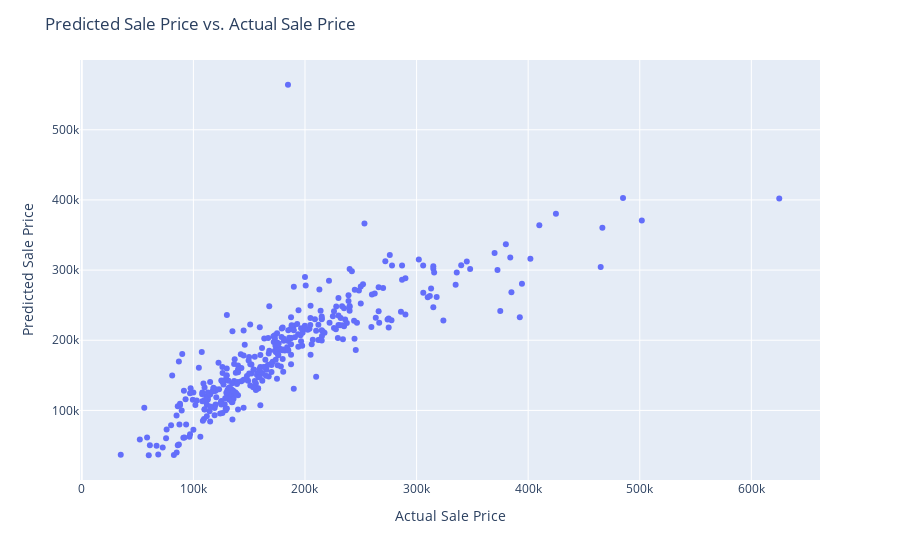

Here is the notebook cell this chart was saved with:
### Markdown cell above
New features were generated using feature engineering. The new features include `age_sold` and `scaled_remod`. `age_sold` is the age of the house in years since it was built. This value was computed as `yr_sold` - `year_built`. If the house was sold in the same year it was built, then the month the house was sold will be divided by 12 to convert the house age to year. `scaled_remod` is the time when the house was remodeled scaled to its age. This value was computed as (`year_remod_add` - `year_built`)/`age_sold`.

After some experimentation, `garage_cars` feature were dropped since it did not improve the model accuracy. The categorical data were also found to not significantly improve the model accuracy.

### Code cell
##### Linear Regression model

lr_mod = LinearRegression()

lr_mod.fit(X_train, y_train)

fig_2a = px.scatter(x=y_test, y=lr_mod.predict(X_test))

fig_2a.update_xaxes(title_text="Actual Sale Price")
fig_2a.update_yaxes(title_text="Predicted Sale Price")
fig_2a.update_layout(title_text="Predicted Sale Price vs. Actual Sale Price")
fig_2a.show()


print(f"Test set score: {lr_mod.score(X_test, y_test)}")

### Figure 1 — Plotly figure (JSON) as saved in the notebook; plotly's stock layout.template omitted (floating-point values rounded to 4 significant figures; data arrays with more than 128 entries replaced by an {"elided": "..."} marker saying what was removed)
{"data": [{"hovertemplate": "x=%{x}<br>y=%{y}<extra></extra>", "legendgroup": "", "marker": {"color": "#636efa", "symbol": "circle"}, "mode": "markers", "name": "", "orientation": "v", "showlegend": false, "type": "scatter", "x": {"elided": "365 int values"}, "xaxis": "x", "y": {"elided": "365 float values"}, "yaxis": "y"}], "layout": {"legend": {"tracegroupgap": 0}, "margin": {"t": 60}, "title": {"text": "Predicted Sale Price vs. Actual Sale Price"}, "xaxis": {"anchor": "y", "domain": [0, 1], "title": {"text": "Actual Sale Price"}}, "yaxis": {"anchor": "x", "domain": [0, 1], "title": {"text": "Predicted Sale Price"}}}}
